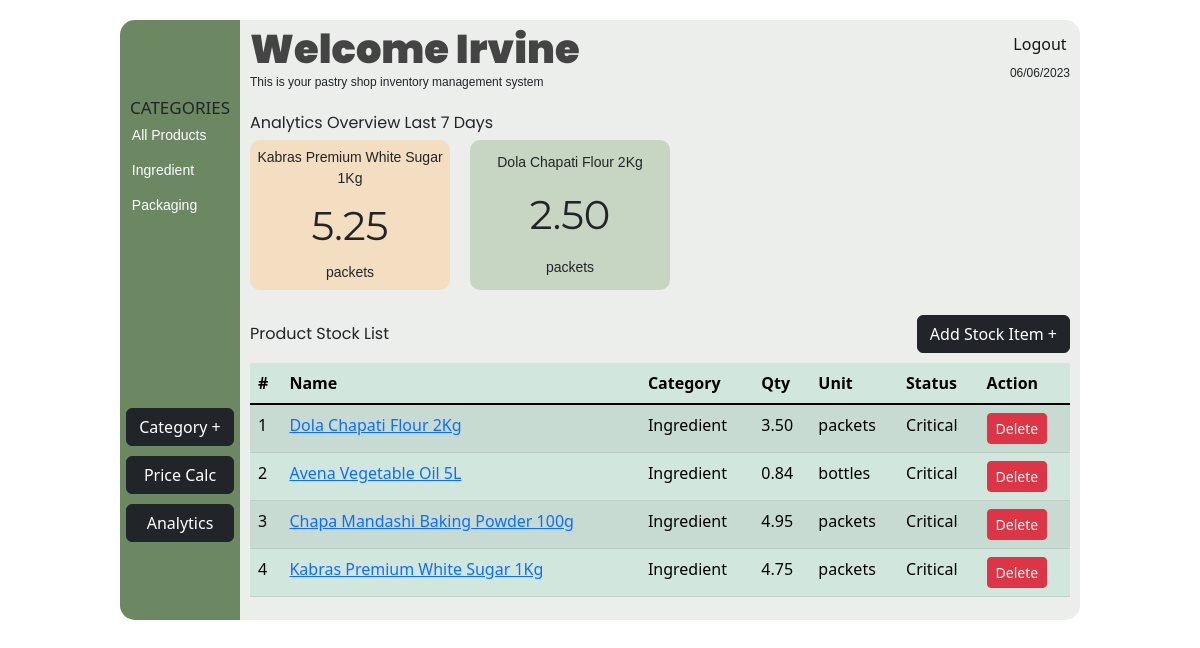
Page /inventory (signed in) on the committed database.
### app.py (models this page shows, shortened)
class Category(db.Model):
    id = db.Column(db.Integer, primary_key=True)
    name = db.Column(db.String(50), nullable=False, unique=False)
    user_id = db.Column(db.Integer, db.ForeignKey('user.id'))
    user = db.relationship('User')

class User(UserMixin, db.Model):
    id = db.Column(db.Integer, primary_key=True)
    username = db.Column(db.String(50), unique=True, nullable=False)
    email = db.Column(db.String(120), unique=True, nullable=False)
    password_hash = db.Column(db.String(128), nullable=False)
    is_admin = db.Column(db.Boolean, default=False)

class Product(db.Model):
    id = db.Column(db.Integer, primary_key=True)
    name = db.Column(db.String(100), nullable=False)
    description = db.Column(db.Text, nullable=False)
    price = db.Column(db.DECIMAL(precision=8, scale=2), nullable=False)
    quantity = db.Column(db.DECIMAL(precision=8, scale=2), default=0.0)
    image_id = db.Column(db.Integer, db.ForeignKey('image.id'), nullable=False)
    category_id = db.Column(db.Integer, db.ForeignKey('category.id'), nullable=False)
    user_id = db.Column(db.Integer, db.ForeignKey('user.id'), nullable=False)
    unit_of_measurement_id = db.Column(db.Integer, db.ForeignKey('unit_of_measurement.id'), nullable=False)
    unit_of_measurement = db.relationship('UnitOfMeasurement')

class UnitOfMeasurement(db.Model):
    id = db.Column(db.Integer, primary_key=True)
    name = db.Column(db.String(20), unique=True, nullable=False)

### app.py (the view)
@app.route('/inventory')
@login_required
def inventory():
    user_id = current_user.id
    units = UnitOfMeasurement.query.all()
    categories = Category.query.filter_by(user_id=user_id).all()
    products = Product.query.filter_by(user_id=user_id).all()
    start_date, end_date = get_past_week_dates()
    top_ingredient_ids = db.session.query(BakedProductIngredient.product_id, func.sum(BakedProductIngredient.quantity).label('total_quantity')) \
    .join(BakedProduct) \
    .filter(BakedProduct.date_baked.between(start_date, end_date)) \
    .group_by(BakedProductIngredient.product_id) \
    .order_by(func.sum(BakedProductIngredient.quantity).desc()) \
    .limit(4) \
    .subquery()
    top_ingredients = db.session.query(Product.name, top_ingredient_ids.c.total_quantity, UnitOfMeasurement.name) \
    .join(top_ingredient_ids, Product.id == top_ingredient_ids.c.product_id) \
    .join(UnitOfMeasurement, Product.unit_of_measurement_id == UnitOfMeasurement.id) \
    .filter(Product.user_id == user_id) \
    .all()
    top_ingredients_with_index = [(index + 1, ingredient) for index, ingredient in enumerate(top_ingredients)]
    app.jinja_env.globals['get_category_name'] = get_category_name
    return render_template('inventory.html', top_ingredients_with_index=top_ingredients_with_index, categories=categories, units=units,
                           username=current_user.username, current_date=datetime.datetime.now().strftime("%d/%m/%Y"),
                           get_unit_of_measurement_name=get_unit_of_measurement_name,
                           get_product_status=get_product_status,
                           get_category_name=get_category_name, products=products)

### app.py (called while the page is built)
@login_manager.user_loader
def load_user(user_id):
    return User.query.get(int(user_id))

def get_category_name(category_id):
        with app.app_context():
            user_id = current_user.id
            categories = Category.query.filter_by(user_id=user_id).all()
            category = next((cat for cat in categories if cat.id == category_id), None)
            return category.name if category else ""

def get_product_status(quantity):
    if quantity <= 0:
        return 'Out of Stock'
    elif quantity <= 5 and quantity > 0:
        return 'Critical'
    elif quantity <= 10 and quantity > 5:
        return 'Low'
    else:
        return 'In Stock'

def get_unit_of_measurement_name(unit_of_measurement_id):
    with app.app_context():
        unit_of_measurement = UnitOfMeasurement.query.get(unit_of_measurement_id)
        if unit_of_measurement:
            return unit_of_measurement.name
        return ''

def get_past_week_dates():
    end_date = datetime.datetime.now()
    start_date = end_date - datetime.timedelta(days=7)
    return start_date, end_date

### templates/inventory.html (shortened to what this page needs)
<!DOCTYPE html>
<html lang="en">
<head>
    <link rel="stylesheet" href="/static/styles/inventory.css">
    <link href="https://cdn.jsdelivr.net/npm/bootstrap@5.3.0-alpha3/dist/css/bootstrap.min.css" rel="stylesheet">
</head>
<body>
    <div id="container">
        <aside class="aside">
            <h5>CATEGORIES</h5>
            <ul id="categoryList">
              <li class="categories" id="-1">All Products</li>
                {% for category in categories %}
                  <li class="categories" id="{{ category.id }}">{{ category.name }}</li>
                {% endfor %}
              </ul>
            <div class="add-category">
                <input id="add-category" type="button" value="Category +" data-bs-toggle="offcanvas" data-bs-target="#offcanvasWithBothOptions" aria-controls="offcanvasWithBothOptions" class="btn btn-dark">
            </div>
            <a href="{{ url_for('bake') }}" class="btn btn-dark" id="calc-price" style="color: white;">Price Calc</a>
            <a href="{{ url_for('analytics') }}" class="btn btn-dark" id="detailedAnalytics" style="color: white;">Analytics</a>
        </aside>
        <main class="main">
            <header class="header">
                <div class="text">
                  <h1>Welcome {{ username }}</h1>
                  <p>This is your pastry shop inventory management system</p>
                </div>
                <div>
                    <div class="logout">
                        <a href="{{ url_for('logout') }}">Logout</a>
                    </div>
                    <div class="date">
                    {{ current_date }}
                    </div>
                </div>
              </header>
              <section id="overview">
                <div class="view_title">Analytics Overview Last 7 Days</div>
                <div class="overviews">
                  {% for index, ingredient in top_ingredients_with_index %}
                    <div class="item-{{ index }} overview">
                      <div>{{ ingredient[0] }}</div>
                      <div>{{ ingredient[1] }}</div>
                      <div>{{ ingredient[2] }}</div>
                    </div>
                  {% endfor %}
                </div>
            </section>
                <div class="stock">
                    <div class="stock-title">Product Stock List</div>
                    <div class="add-products btn btn-dark " data-bs-toggle="offcanvas" data-bs-target="#offcanvasWithBothOptionss" aria-controls="offcanvasWithBothOptions">Add Stock Item +</div>
                </div>
            <section id="stock-list">
                <table class="table table-success table-hover table-striped" id="product-table">
                    <thead class="sticky-top">
                      <tr>
                        <th scope="col">#</th>
                        <th scope="col">Name</th>
                        <th scope="col">Category</th>
                        <th scope="col">Qty</th>
                        <th scope="col">Unit</th>
                        <th scope="col">Status</th>
                        <th scope="col">Action</th>
                      </tr>
                    </thead>
                    <tbody class="table-group-divider" id="product-table-body">
                      {% for product in products %}
                      <tr scope="row">
                        <td>{{ loop.index }}</td>
                        <td><a href="{{ url_for('product_details', id=product.id) }}">{{ product.name }}</a></td>
                        <td>{{ get_category_name(product.category_id) }}</td>
                        <td>{{ product.quantity }}</td>
                        <td>{{ get_unit_of_measurement_name(product.unit_of_measurement_id) }}</td>
                        <td>{{ get_product_status(product.quantity) }}</td>
                        <td><a href="{{ url_for('delete_product', id=product.id) }}" class="btn btn-danger btn-sm delete-product">Delete</a></td>
                      </tr>
                      {% endfor %}
                    </tbody>
                  </table>
            </section>
        </main>
    </div>
</body>
</html>

### static/styles/inventory.css (style rules this page uses)
body { margin: 0; padding: 0; box-sizing: border-box; display: flex; flex-direction: column; justify-content: center; align-items: center; font-family: 'Poppins', sans-serif; font-weight: lighter; }
#container { width: 80vw; min-height: 600px; display: flex; justify-content: space-between; margin: 20px 0; background-color: #ebeeeb; border-radius: 15px; }
.aside { border-top-left-radius: 15px; border-bottom-left-radius: 15px; width: 120px; max-height: 600px; display: flex; flex-direction: column; justify-content: center; background-color: #6B8863; padding: 10px 0; }
#calc-price, #detailedAnalytics, #addpastry { margin: 10px auto 0 auto; width: 90%; }
.aside h5 { margin: 0; padding-left: 10px; font-size: 17px; }
.aside ul { width: 97%; margin: 0 auto 0 auto; padding: 0; height: 50%; display: flex; flex-direction: column; justify-content: flex-start; }
.aside ul li { color: #ffffff; list-style-type: none; margin: 5px 0; margin-left: 10px; height: 25px; border-radius: 35px; font-size: 14px; display: flex; align-items: center; cursor: pointer; font-family: Verdana, Geneva, Tahoma, sans-serif; }
.add-category { width: 100%; display: flex; flex-direction: column; justify-content: center; align-items: center; }
.main { width: calc(100% - 140px); display: flex; flex-direction: column; margin: 0 auto; }
.header { display: flex; justify-content: space-between; align-items: center; }
.text h1 { margin: 0; padding: 5px 0 0 0; font-family: 'Poppins', sans-serif; color: #444444; font-weight:900; }
.text p, .date { margin: 0; padding: 0; font-size: 12px; font-family: Verdana, Geneva, Tahoma, sans-serif; }
#overview { margin-top: 20px; width: 100%; height: fit-content; display: flex; flex-direction: column; }
.overview div:nth-child(1) { font-family: Verdana, Geneva, Tahoma, sans-serif; font-size: 14px; }
.overview div:nth-child(2) { font-family: 'Montserrat', sans-serif; font-size: 40px; }
.overview div:nth-child(3) { font-family: Verdana, Geneva, Tahoma, sans-serif; font-size: 14px; }
.view_title { font-family: 'Poppins', sans-serif; }
.overviews { margin-top: 5px; display: flex; flex-wrap: wrap; }
.overview { height: 150px; width: 200px; display: flex; flex-direction: column; justify-content: space-evenly; align-items: center; margin: 0 20px 0 0; border-radius: 10px; scroll-snap-align: start; text-align: center; }
.item-2 { background-color: rgba(161,192,154,.5); }
.item-1 { background-color: rgba(254,208,151,.5); }
#stock-list { margin-top: 10px; display: flex; flex-direction: column; overflow: auto; }
.stock { display: flex; justify-content: space-between; margin-top: 10px; align-items: center; }
.stock-title { font-family: 'Poppins', sans-serif; }
.add-products { cursor: pointer; padding: 10px; background-color: #747476; border-radius: 35px; }
.logout { text-align: center; margin-bottom: 5px; padding: 3px; cursor: pointer; }
.logout a { text-decoration: none; color: #161616; width: 100%; height: 100%; }

### templates/inventory.html (style rules this page uses)
@media (min-width: 768px) { .overviews { justify-content: center; } }
@media (min-width: 768px) { .overview { margin-bottom: 15px; } }
@media (min-width: 992px) { .overviews { justify-content: flex-start; } }
@media (min-width: 992px) { .overview { margin-bottom: 15px; } }

### rows in the picture
Category: name "Ingredient"
Category: name "Packaging"
User: username "Irvine"
Product: name "Dola Chapati Flour 2Kg", quantity "3.50", quantity "Critical"
UnitOfMeasurement: name "packets"
Product: name "Avena Vegetable Oil 5L", quantity "0.84", quantity "Critical"
UnitOfMeasurement: name "bottles"
Product: name "Chapa Mandashi Baking Powder 100g", quantity "4.95", quantity "Critical"
Product: name "Kabras Premium White Sugar 1Kg", quantity "4.75", quantity "Critical"

### other values in the picture
{{ ingredient[0] }} "Kabras Premium White Sugar 1Kg" "Dola Chapati Flour 2Kg"
{{ ingredient[1] }} "5.25" "2.50"
{{ ingredient[2] }} "packets" "packets"
